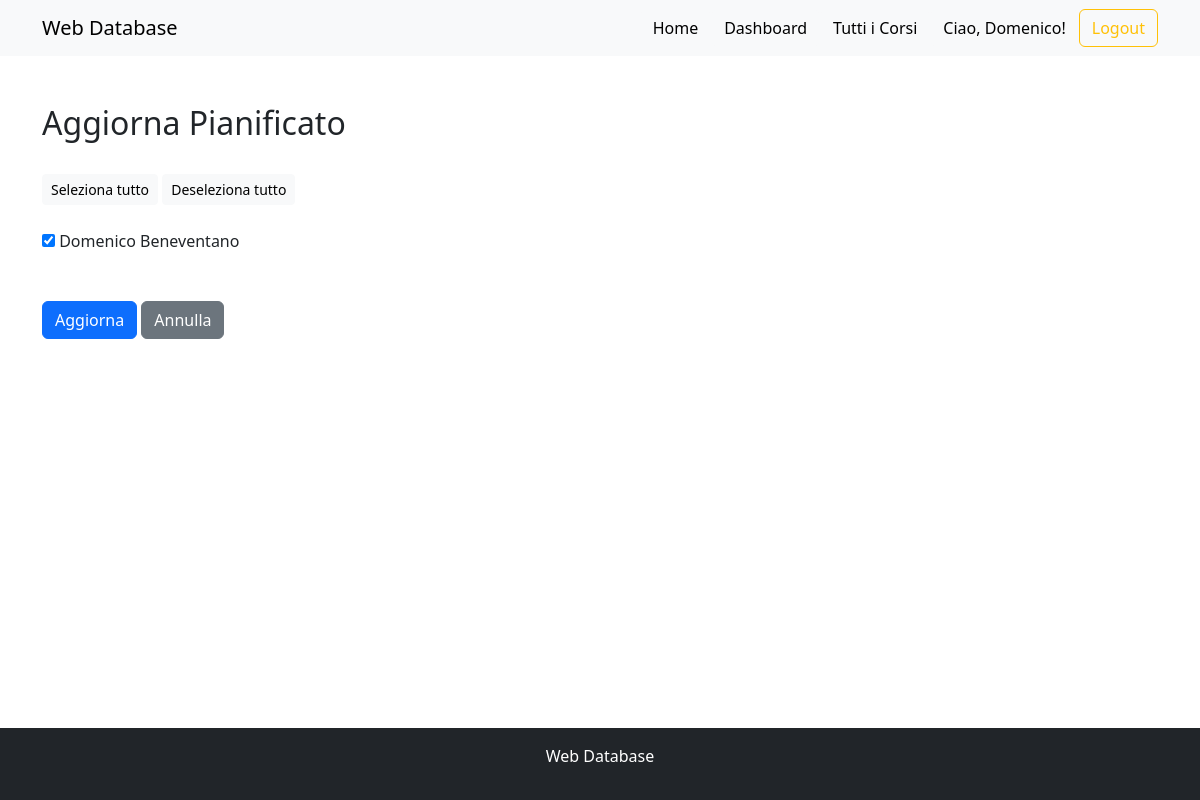
The page /courseupdate/314/plannedupdate (signed in) on the database as committed earlier.
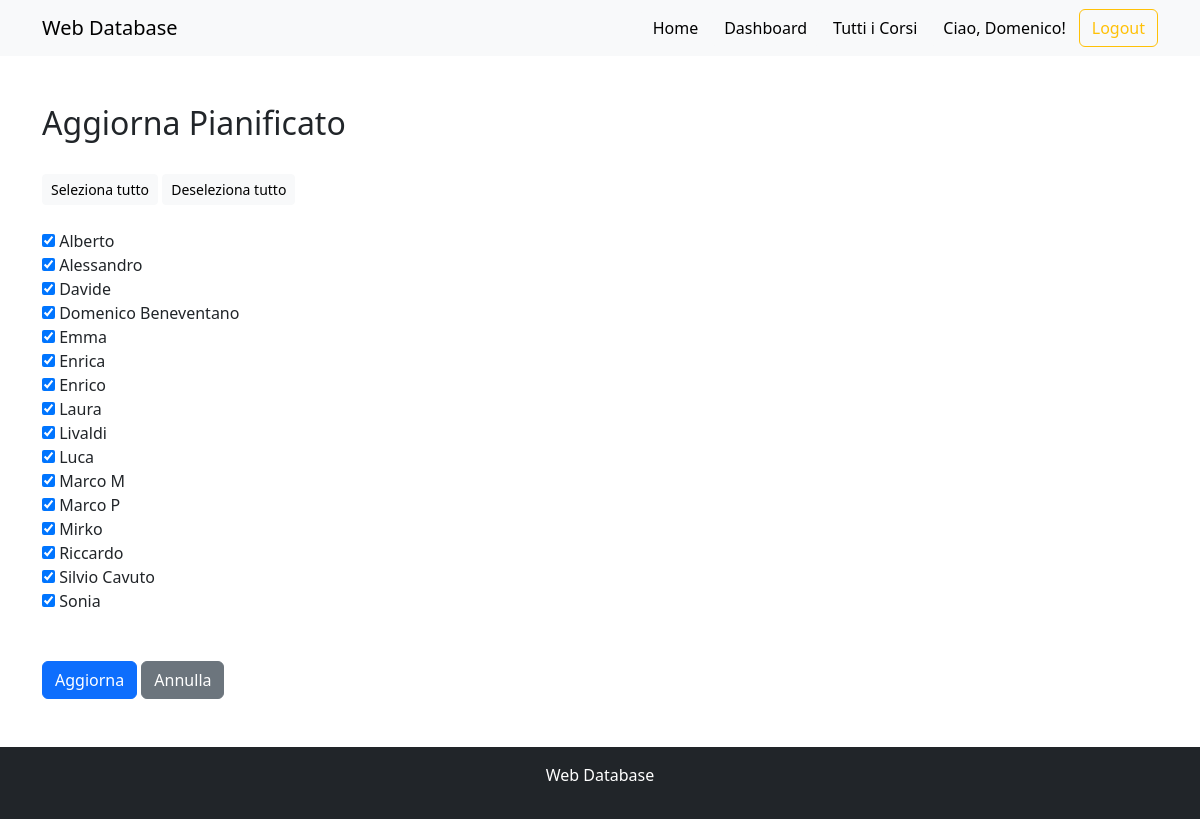
The same page on the database as committed later.
### web_app/models.py (models this page shows, shortened)
class CustomUser(AbstractUser):
    USER_TYPE_CHOICES = (
        ('employee', 'Dipendente'),
        ('quality_manager', 'Quality Manager'),
    )
    user_type = models.CharField(max_length=20, choices=USER_TYPE_CHOICES)

### web_app/views.py (the view)
# urls.py: path('courseupdate/<int:pk>/plannedupdate', views.planned_completed_update, name='planned_update'),
@quality_manager_required
def planned_completed_update(request, pk):
    users = CustomUser.objects.filter(Q(user_type='employee') | Q(user_type='quality_manager'))
    course = get_object_or_404(Course, pk=pk)
    if request.path.__contains__('planned'):
        current_state = 'planned'
        stato = 'Pianificato'
    else:
        current_state = 'completed'
        stato = 'Completato'
    users_in_attendance = Attendance.objects.filter(
        course=course, state=current_state
    ).values_list('user_id', flat=True)
    if request.method == "POST":
        form = UpdateAttendanceForm(request.POST)
        if form.is_valid():
            users_selected = form.cleaned_data['users']
            for user in users_selected:
                if not Attendance.objects.filter(
                    course=course, user=user, state=current_state
                ).exists():
                    Attendance.objects.create(
                        course=course, user=user, state=current_state
                    )
            for user_id in users_in_attendance:
                if user_id not in [user.id for user in users_selected]:
                    Attendance.objects.filter(
                        course=course, user_id=user_id, state=current_state
                    ).delete()
            messages.success(request, f'Utenti {current_state} modificati con successo!')
            return redirect('course_detail', pk=course.pk)
    else:
        form = UpdateAttendanceForm(initial={'users': users_in_attendance})
    return render(request, 'web_app/planned_completed_update.html', {'form': form, 'course': course, 'dipendenti': users, 'title': f'Aggiorna {stato}'})

### web_app/forms.py
class UpdateAttendanceForm(forms.Form):
    users = forms.ModelMultipleChoiceField(
        queryset=get_user_model().objects.all(),
        widget=forms.CheckboxSelectMultiple,
        required=False
    )

### web_app/templates/web_app/planned_completed_update.html (shortened to what this page needs)
{% extends 'base.html' %}
{% block content %}
  <h2>{{ title }}</h2>
<br>
  <form method="post">
    <div>
      <button type="button" class="btn btn-sm btn-light" onclick="selectAll()">Seleziona tutto</button>
      <button type="button" class="btn btn-sm btn-light" onclick="deselectAll()">Deseleziona tutto</button>
    </div>
<br>
    {% for field in form %}
      <div>
        <label for="{{ field.id_for_label }}">
          {% for user in dipendenti %}
            <input type="checkbox" name="{{ field.name }}" value="{{ user.id }}" id="user_{{ user.id }}" {% if user.id in field.value %} checked {% endif %}>
            {{ user.first_name }} {{ user.last_name }}<br>
          {% endfor %}
        </label>
      </div>
    {% endfor %}
  <br><br>
    <button type="submit" class="btn btn-primary">Aggiorna</button>
    <a href="{% url 'course_detail' course.pk %}" class="btn btn-secondary">Annulla</a>
  </form>
{% endblock %}

### templates/base.html (shortened to what this page needs)
<!DOCTYPE html>
<html lang="it">
<head>
    <link href="https://cdn.jsdelivr.net/npm/bootstrap@5.3.0/dist/css/bootstrap.min.css" rel="stylesheet">
    <link rel="stylesheet" href="https://cdn.jsdelivr.net/npm/flatpickr/dist/themes/airbnb.css">
</head>
<body class="d-flex flex-column min-vh-100">
    <nav class="navbar navbar-expand-lg navbar-light bg-light">
        <div class="container">
            <a class="navbar-brand" href="{% url 'home' %}">Web Database</a>
            <div class="collapse navbar-collapse" id="navbarNav">
                <ul class="navbar-nav ms-auto">
                    <li class="nav-item">
                        <a class="btn btn-light" href="{% url 'home' %}">Home</a>
                    </li>
                    {% if user.user_type == 'quality_manager' or user.is_superuser %}
                        <li class="nav-item">
                        <a class="btn btn-light" href="{% url 'dashboard' %}">Dashboard</a>
                        </li>
                    {% endif %}
                    <li class="nav-item">
                        <a class="btn btn-light" href="{% url 'courses' %}">Tutti i Corsi</a>
                    </li>
                    {% if user.is_authenticated %}
                        <li class="nav-item">
                            <a class="btn btn-light" href="{% url 'user_detail' user.id %}">Ciao, {{ user.first_name }}!</a>
                        </li>
                        <li class="nav-item">
                            <form method="POST" action="{% url 'logout' %}"> {% csrf_token %}
                                <button type="submit" class="btn btn-outline-warning">Logout</button>
                            </form>
                        </li>
                    {% endif %}
                </ul>
            </div>
        </div>
    </nav>
    <main class="container my-5 flex-grow-1">
        {% block content %}
        {% endblock %}
    </main>
    <footer class="bg-dark text-white text-center py-3 mt-auto">
        <p>Web Database  </p>
    </footer>
</body>
</html>

Rows that differ between the two databases and show on the page:
now on this page (row edited): CustomUser: users "☑", first_name "Alberto"
now on this page (row edited): CustomUser: users "☑", first_name "Alessandro"
now on this page (row edited): CustomUser: users "☑", first_name "Davide"
now on this page (row edited): CustomUser: users "☑", first_name "Emma"
now on this page (row edited): CustomUser: users "☑", first_name "Enrica"
now on this page (row edited): CustomUser: users "☑", first_name "Enrico"
now on this page (row edited): CustomUser: users "☑", first_name "Laura"
now on this page (row edited): CustomUser: users "☑", first_name "Livaldi"
now on this page (row edited): CustomUser: users "☑", first_name "Luca"
now on this page (row edited): CustomUser: users "☑", first_name "Marco", last_name "M"
now on this page (row edited): CustomUser: users "☑", first_name "Marco", last_name "P"
now on this page (row edited): CustomUser: users "☑", first_name "Mirko"
now on this page (row edited): CustomUser: users "☑", first_name "Riccardo"
now on this page (row edited): CustomUser: users "☑", first_name "Silvio", last_name "Cavuto"
now on this page (row edited): CustomUser: users "☑", first_name "Sonia"
